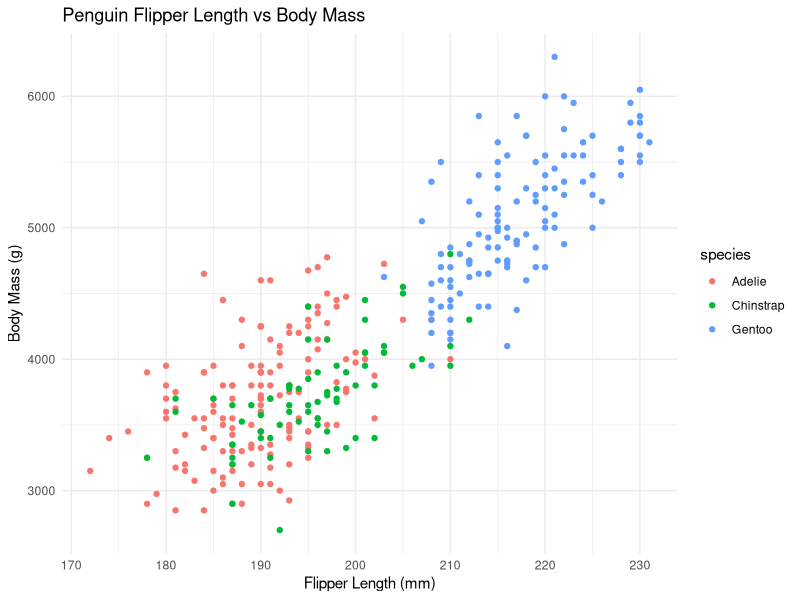

Reproduce this figure in R.
library(ggplot2)
p <- penguins |>
  ggplot(aes(x = flipper_len, y = body_mass, color = species)) +
  geom_point() +
  labs(
    title = "Penguin Flipper Length vs Body Mass",
    x = "Flipper Length (mm)",
    y = "Body Mass (g)"
  ) +
  theme_minimal()

ggsave("figures/penguins.png", plot = p, width = 6, height = 4)
